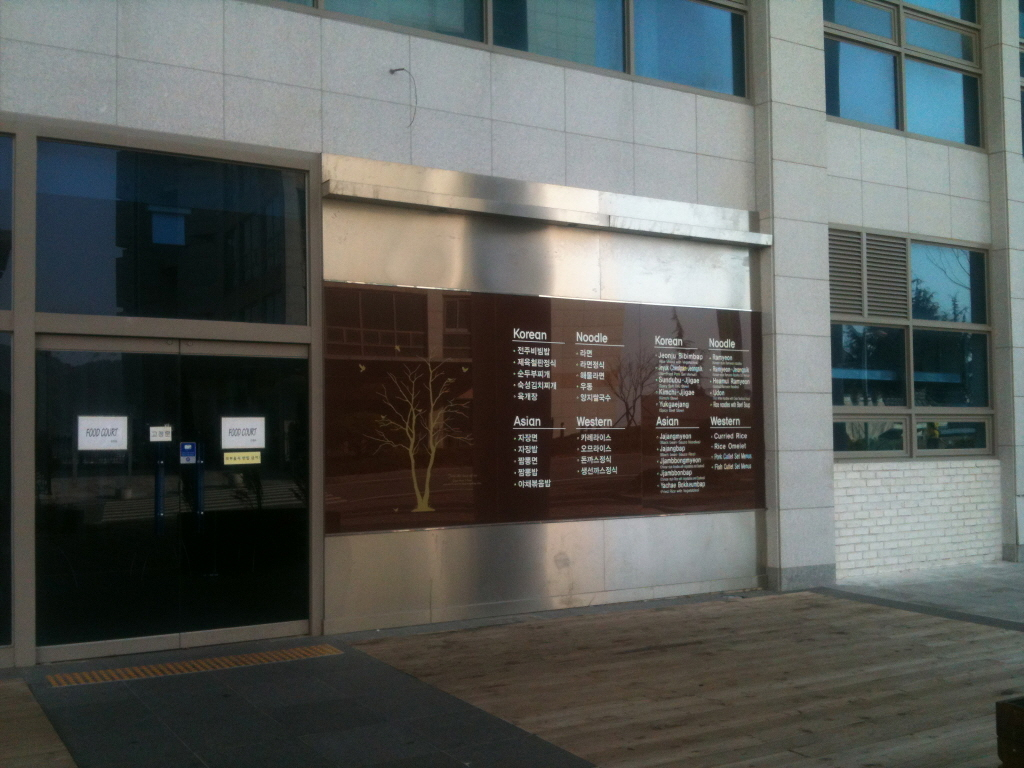
#> input picture dsu1.jpg, 1024 x 768 px, found by its file name
$ jupyter execute homework3.ipynb
#> lines starting #> are read from the running program, lines starting #| are printed output that depends on the picture
##### Homework3

[cell 1]
import cv2
import numpy as np
from matplotlib import pyplot as plt

[cell 2]
img = cv2.imread('dsu1.JPG')
#> img is the input picture: shape (768, 1024, 3); mean B, G, R 88.3, 91.5, 88.3
img2=cv2.cvtColor(img, cv2.COLOR_BGR2RGB)
rows,cols,ch = img.shape
#> rows = 768; cols = 1024; ch = 3
pts1 = np.float32([[323,279],[760,310],[320,535],[770,510]])
pts2 = np.float32([[0,0],[600,0],[0,400],[600,400]])
M = cv2.getPerspectiveTransform(pts1,pts2)
dst = cv2.warpPerspective(img2,M,(600,400))
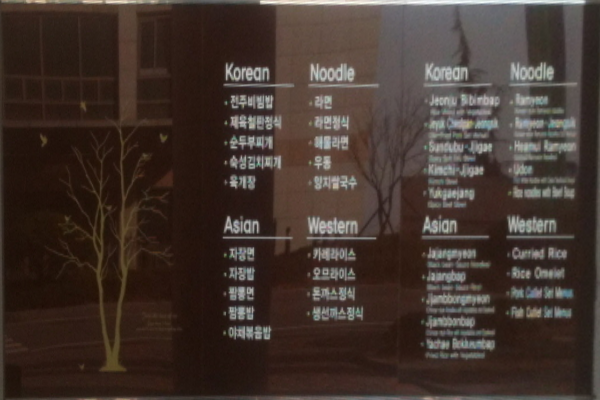
#> dst: shape (400, 600, 3); mean R, G, B 66.9, 53.6, 47
plt.subplot(121),plt.imshow(img2),plt.title('Input')
plt.subplot(122),plt.imshow(dst),plt.title('Output')
plt.show()
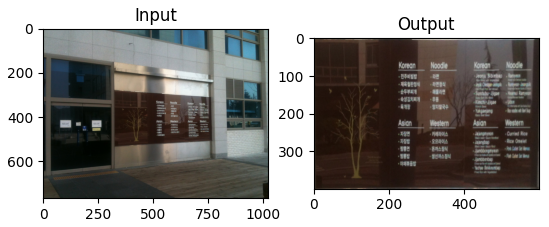
#> figure drawn by matplotlib, 2 panels
